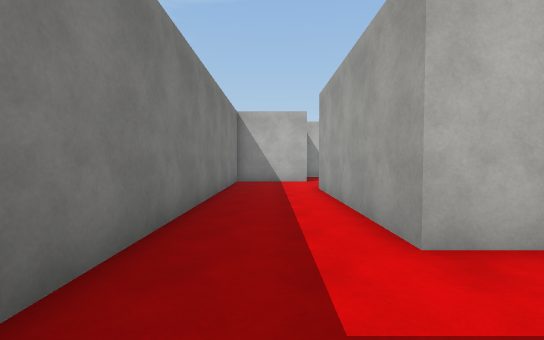
View 1 (above)

24 first-person views from a walk through a Unity game level. The camera is 1.5 m above the floor, tilts 2° down and sees 90° across. The floor is counted in squares, 2 m on a side. Each view is taken from the middle of a square. On the plan, view 1 faces up. The plan holds only what a view shows up to about 10 squares ahead; the rest is blank. The player character is not drawn. Surface patterns are stand-ins for the level's own textures.

View 2
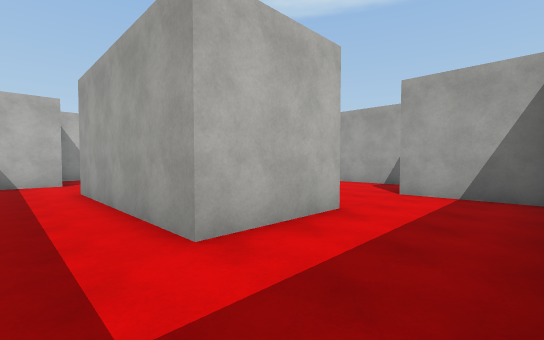

View 3
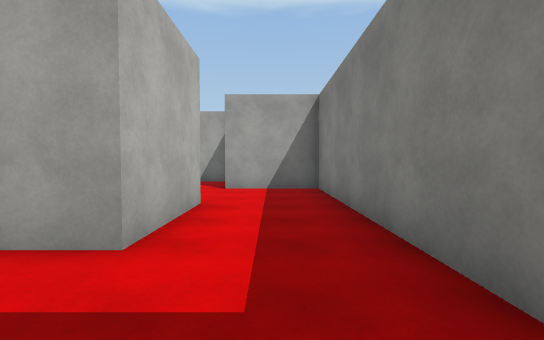

View 4
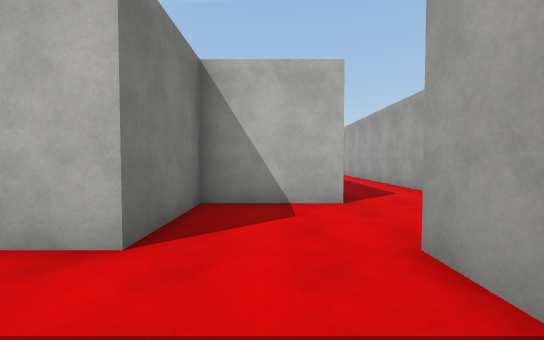

View 5
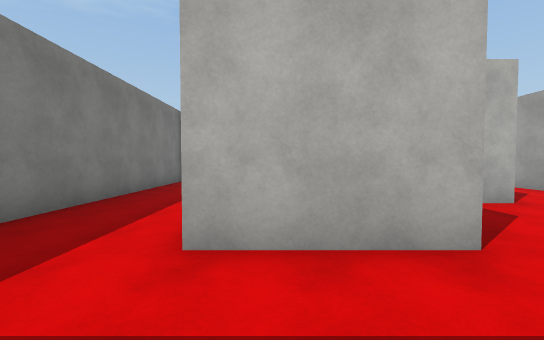

View 6
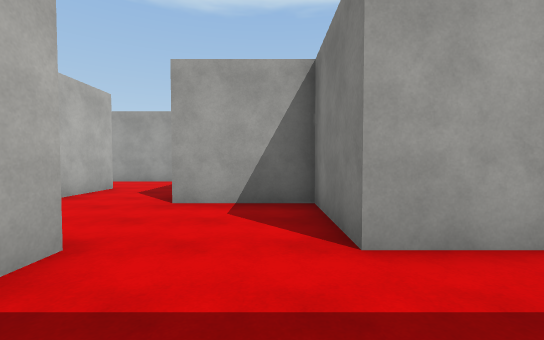

View 7
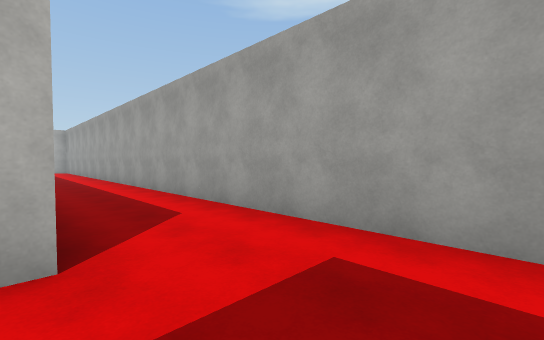

View 8
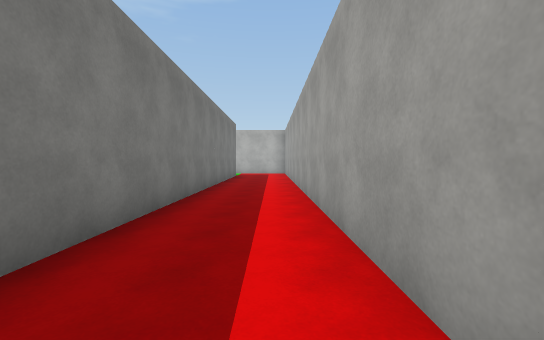

View 9
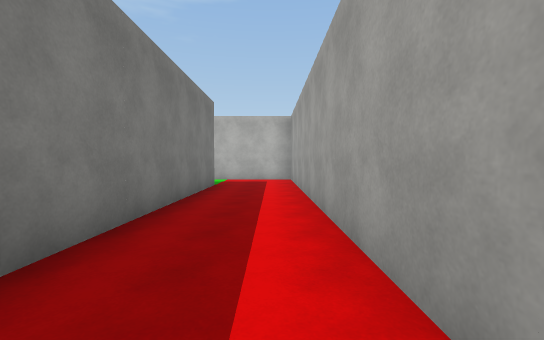

View 10
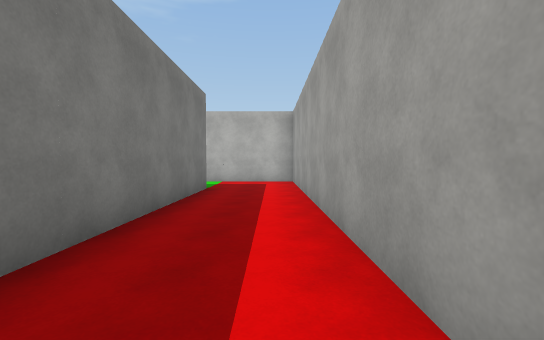

View 11
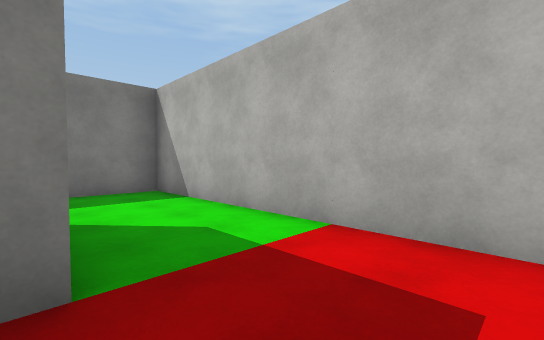

View 12
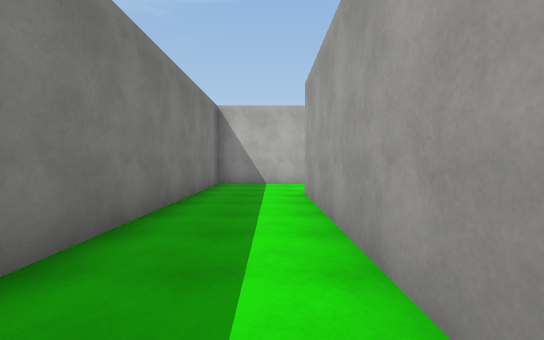

View 13
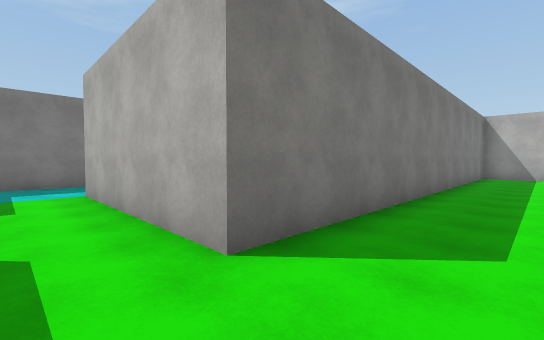

View 14
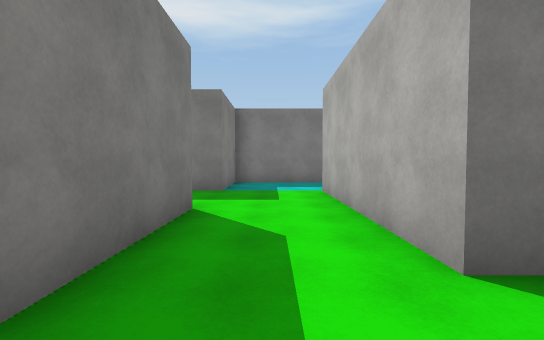

View 15
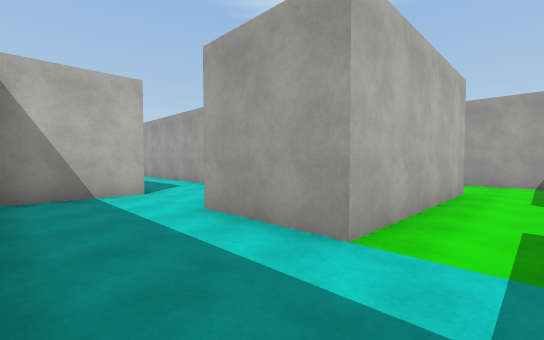

View 16
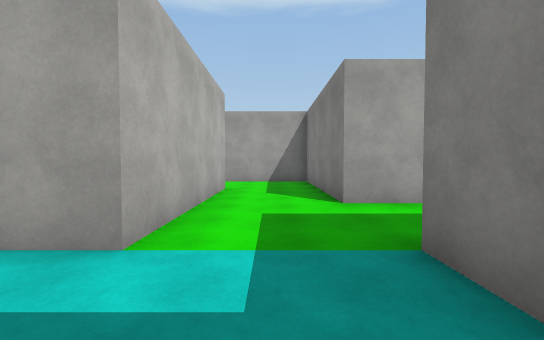

View 17
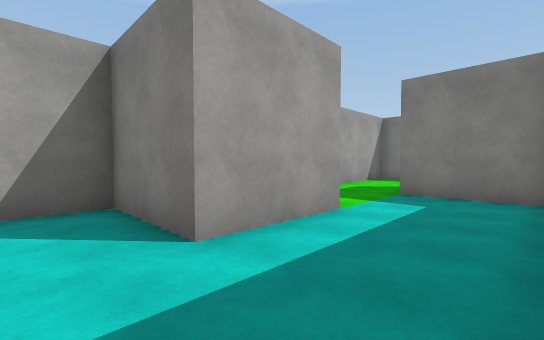

View 18
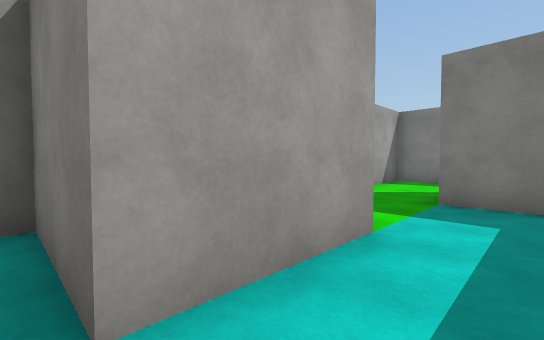

View 19
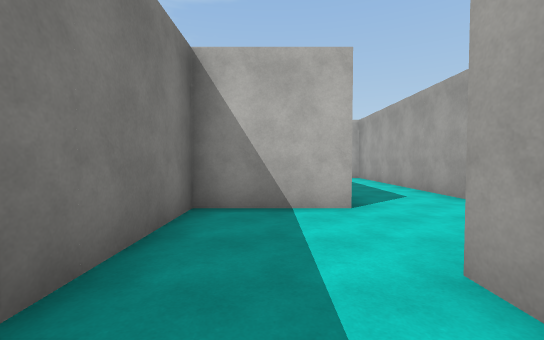

View 20
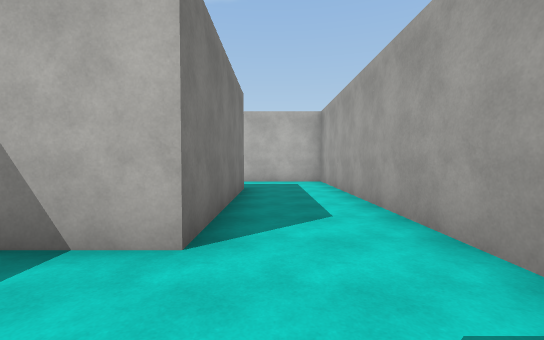

View 21
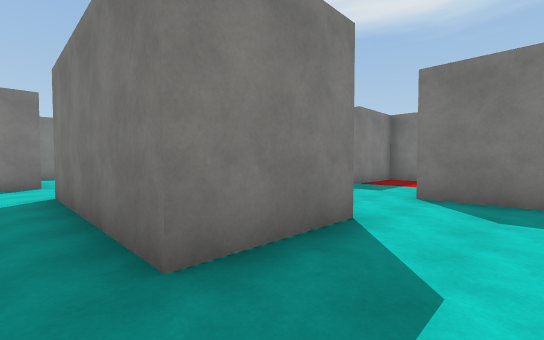

View 22
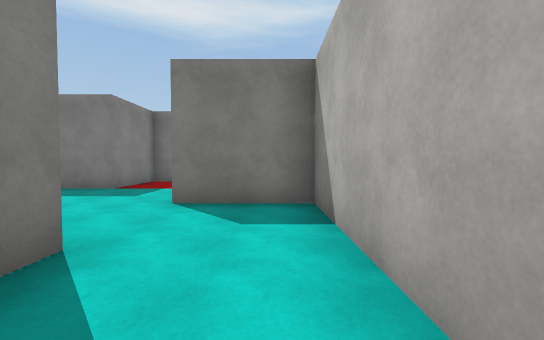

View 23
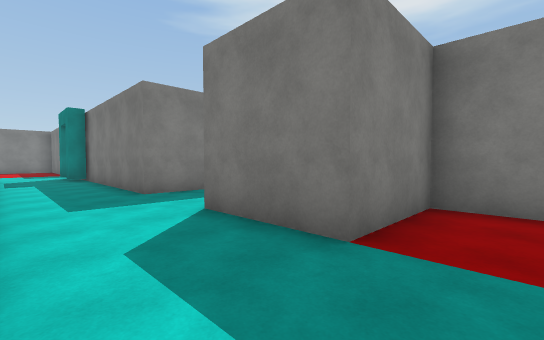

View 24
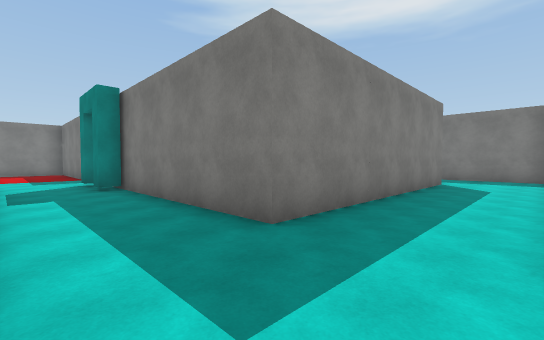

### Floor plan
Points are (right, up) in squares from view 1. A wall is a line through its corners. A room is listed if a view was taken in it or the views show most of it. See-through windows are left out.
Room 1 (views 1, 2, 3, 4, 5, 6)
walls: (0.1, -0.3) (6.3, -0.3) (6.3, 2.2); (6.4, 4.7) (3.8, 4.7) (3.8, 2.2) (1.3, 2.2) (1.3, 7.2); (1.4, 9.7) (-1.2, 9.7) (-1.2, 1.1)
ways out: opening at (2, 8.5) to room 2; opening at (7, 3.5) to room 2
Room 2 (views 7, 8, 9, 10, 11, 12, 13, 14, 15, 16, 17, 18, 19, 20)
walls: (3.8, 21.6) (3.8, 27.2); (2, 12.2) (1.5, 12.2); (6.4, 12.2) (4.4, 12.2); (-1.2, 12.4) (-1.2, 14.7) (3.8, 14.7) (3.8, 17.8); (-3.8, 22.2) (-6.2, 22.2) (-6.2, 14.7) (-3.8, 14.7) (-3.8, 14); (1.3, 7.2) (3.8, 7.2) (3.8, 9.8); (6.3, 27.4) (6.3, 15.6); (8.8, 6.8) (8.8, 29.8) (1.3, 29.8) (1.3, 17.3) (-3.8, 17.3) (-3.8, 19.8) (-1.2, 19.8) (-1.2, 21.6); (8.8, 2.6) (8.8, 5.2)
ways out: opening at (2, 8.5) to room 1; opening at (7, 3.5) to room 1; opening at (-2.5, 22) to room 3; opening at (-2.5, 13.5)
Room 3 (views 21, 22, 23, 24)
walls: (-18.8, 19.8) (-11.3, 19.8) (-11.3, 14.3) (-10.7, 14.3) (-10.7, 13.8); (-13.8, 26.1) (-13.8, 24.8) (-11.3, 24.8) (-11.3, 22.2); (-21.3, 22) (-21.3, 20); (-10.7, 12.9) (-10.7, 12.2); (-6.4, 27.3) (-3.8, 27.3) (-3.8, 22.2); (-1.2, 21.6) (-1.2, 29.8) (-8.8, 29.8) (-8.8, 27.2)
ways out: opening at (-2.5, 22) to room 2; opening at (-9.5, 12.5)

Positions as (right, up) in squares from view 1, and headings:
1: (0, 0), facing up
2: (0, 0), facing up-right
3: (-1, 1), facing right
4: (5, 0), facing up
5: (2, 0), facing up
6: (-1, 8), facing right
7: (6, 10), facing up-right
8: (8, 14), facing up
9: (8, 19), facing up
10: (8, 20), facing up
11: (8, 27), facing up-left
12: (3, 21), facing up
13: (3, 16), facing up-left
14: (3, 16), facing left
15: (-6, 16), facing up-right
16: (-6, 16), facing right
17: (-6, 21), facing down-right
18: (-5, 20), facing down-right
19: (-5, 18), facing up
20: (-3, 20), facing up
21: (-3, 29), facing down-left
22: (-4, 29), facing left
23: (-9, 26), facing down-left
24: (-9, 22), facing down-left
